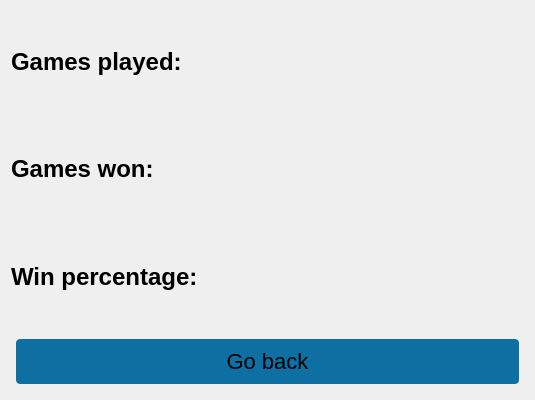
<?xml version="1.0" encoding="UTF-8"?>
<ui version="4.0">
 <class>ProfilePageClass</class>
 <widget class="QWidget" name="ProfilePageClass">
  <property name="geometry">
   <rect>
    <x>0</x>
    <y>0</y>
    <width>535</width>
    <height>400</height>
   </rect>
  </property>
  <property name="windowTitle">
   <string>ProfilePage</string>
  </property>
  <layout class="QGridLayout" name="gridLayout">
   <item row="2" column="0">
    <widget class="QLabel" name="winPercentage">
     <property name="text">
      <string>&lt;html&gt;&lt;head/&gt;&lt;body&gt;&lt;p&gt;&lt;span style=&quot; font-size:18pt; font-weight:700;&quot;&gt;Win percentage:&lt;/span&gt;&lt;/p&gt;&lt;/body&gt;&lt;/html&gt;</string>
     </property>
    </widget>
   </item>
   <item row="0" column="0">
    <widget class="QLabel" name="gamesPlayed">
     <property name="text">
      <string>&lt;html&gt;&lt;head/&gt;&lt;body&gt;&lt;p&gt;&lt;span style=&quot; font-size:18pt; font-weight:700;&quot;&gt;Games played:&lt;/span&gt;&lt;/p&gt;&lt;/body&gt;&lt;/html&gt;</string>
     </property>
    </widget>
   </item>
   <item row="1" column="0">
    <widget class="QLabel" name="gamesWon">
     <property name="text">
      <string>&lt;html&gt;&lt;head/&gt;&lt;body&gt;&lt;p&gt;&lt;span style=&quot; font-size:18pt; font-weight:700;&quot;&gt;Games won:&lt;/span&gt;&lt;/p&gt;&lt;/body&gt;&lt;/html&gt;</string>
     </property>
    </widget>
   </item>
   <item row="3" column="0">
    <widget class="QPushButton" name="goBack">
     <property name="styleSheet">
      <string notr="true">.QPushButton {
  border-radius: 4px;
  background-color: #0e6fa2;
  border: none;
  color: #000;
  text-align: center;
  font-size: 22px;
  padding: 10px;
  margin: 5px;
}
.QPushButton:hover{
  border-radius: 5px;
  background-color: #38afd1;
  margin: 3px;
  color:#FFF;
}</string>
     </property>
     <property name="text">
      <string>Go back</string>
     </property>
    </widget>
   </item>
  </layout>
 </widget>
 <layoutdefault spacing="6" margin="11"/>
 <resources/>
 <connections/>
</ui>
